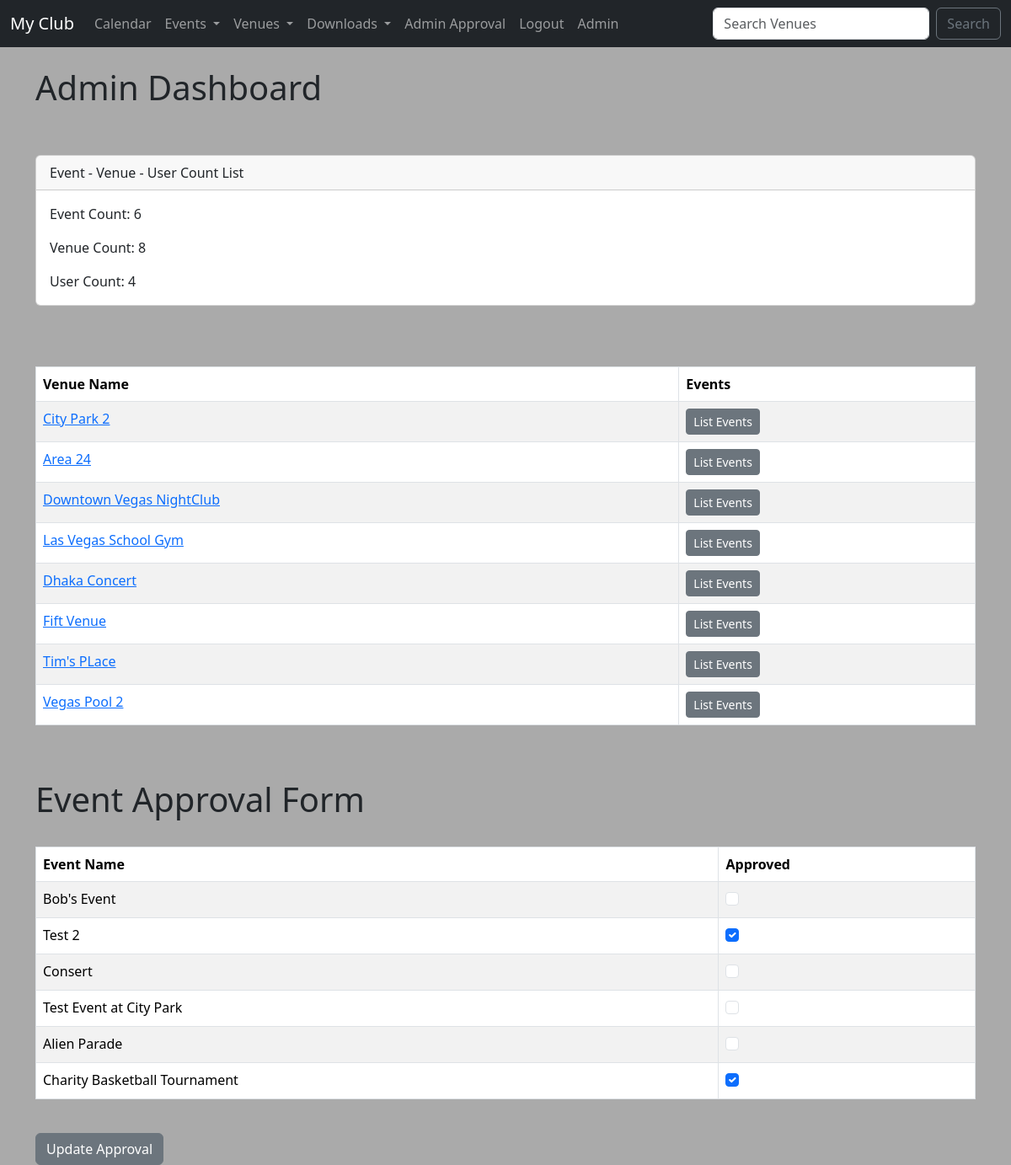
The page /admin_approval/ (signed in) on the database as committed earlier.
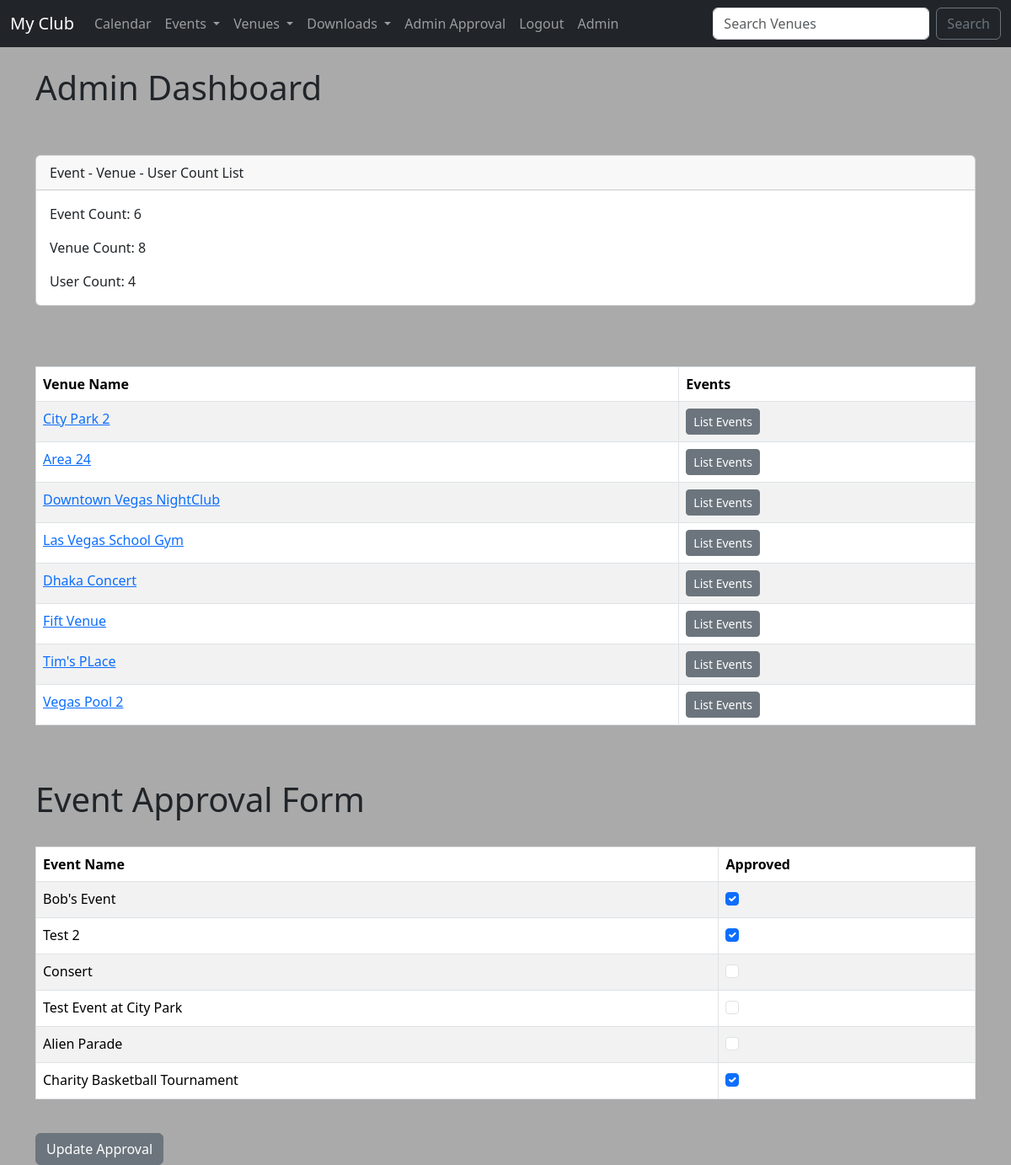
The same page on the database as committed later.
### events/models.py (models this page shows, shortened)
class Event(models.Model):
    name = models.CharField(max_length=120)
    event_date = models.DateTimeField()
    venue = models.ForeignKey(Venue, blank=True, null=True, on_delete=models.CASCADE)
    manager = models.ForeignKey(User, blank=True, null=True, on_delete=models.SET_NULL)
    description = models.TextField(blank=True)
    attendees = models.ManyToManyField(MyClubUser, blank=True)
    approved = models.BooleanField(default=False)
    def __str__(self):
        return self.name

### events/views.py (the view)
# urls.py: path('admin_approval/', views.admin_approval, name="admin-approval"),
def admin_approval(request):
    venue_list = Venue.objects.all()
    event_count = Event.objects.all().count()
    venue_count = Venue.objects.all().count()
    user_count = User.objects.all().count()
    event_list = Event.objects.all().order_by("-event_date")
    context = {
        "event_list" : event_list,
        "event_count" : event_count,
        "venue_count" : venue_count,
        "user_count" : user_count,
        "venue_list" : venue_list,
    }
    if request.user.is_superuser:
        if request.method == "POST":
            id_list = request.POST.getlist('boxes')
            event_list.update(approved=False)
            for x in id_list:
                Event.objects.filter(pk=int(x)).update(approved=True)
            messages.success(request, ("Event List Approval Has Been Updated!"))
            return redirect('list-events')
        else:
            return render(request, "admin_approval.html", context)
    else:
        messages.success(request, ("You aren't authorized to view this page!"))
        return redirect('home')
    return render(request, "admin_approval.html", context)

### events/models.py (called while the page is built)
    def __str__(self):
        return self.name

### events/templates/admin_approval.html (shortened to what this page needs)
{% extends 'base.html' %}
{% block content %}
<h1>Admin Dashboard</h1>
<br>
<br>
<form action="" method="POST">
<div class="card">
    <div class="card-header">
      Event - Venue - User Count List
    </div>
    <div class="card-body">
      <p class="card-text">Event Count: {{ event_count }}</p>
      <p class="card-text">Venue Count: {{ venue_count }}</p>
      <p class="card-text">User Count: {{ user_count }}</p>
    </div>
  </div>
<br>
<br>
<br>
<table class="table table-striped table-hover table-bordered">
    <thead>
        <tr>
            <th scope="col">Venue Name</th>
            <th scope="col">Events</th>
        </tr>
    </thead>
    <tbody>
        {% for venue in venue_list %}
        <tr>
            <td>
                <a href="{% url 'show-venue' venue.id %}">{{ venue }}</a>
            </td>
            <td>
                <a href="{% url 'venue-events' venue.id %}" class="btn btn-sm btn-secondary">List Events</a>
            </td>
        </tr>
        {% endfor %}
    </tbody>
  </table>
<br><br>
<h1>Event Approval Form</h1>
<br>
<table class="table table-striped table-hover table-bordered">
    <thead>
        <tr>
            <th scope="col">Event Name</th>
            <th scope="col">Approved</th>
        </tr>
    </thead>
    <tbody>
        {% for event in event_list %}
        <tr>
            <td>{{ event }}</td>
            <td>
                {% if event.approved %}
                <div class="form-check">
                    <input type="checkbox" class="form-check-input" checked="checked" value="{{ event.id }}" name="boxes">
                </div>
                {% else %}
                <div class="form-check">
                    <input type="checkbox" class="form-check-input" value="{{ event.id }}" name="boxes">
                </div>
                {% endif %}
            </td>
        </tr>
        {% endfor %}
    </tbody>
  </table>
  <br>
  <button class="btn btn-secondary" type="submit">Update Approval</button>
</form>
{% endblock %}

Rows that differ between the two databases and show on the page:
changed Event "Bob's Event": approved False → True (drawn); boxes "☐" → "☑"
